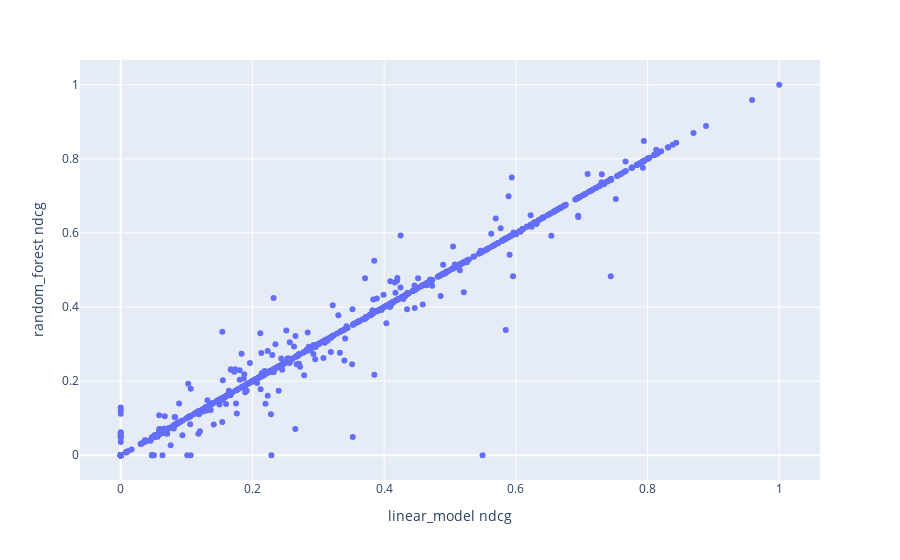

The notebook cell this image was saved under:
### Code cell
px.scatter(
    df_metrics_merged,
    x="linear_model ndcg",
    y="random_forest ndcg",
    hover_data=df_metrics_merged.columns,
)

### Figure 1 — Plotly figure (JSON) as saved in the notebook; plotly's stock layout.template omitted (floating-point values rounded to 4 significant figures; data arrays with more than 128 entries replaced by an {"elided": "..."} marker saying what was removed)
{"data": [{"customdata": {"elided": "1000x11 mixed values"}, "hovertemplate": "linear_model ndcg=%{x}<br>random_forest ndcg=%{y}<br>query=%{customdata[0]}<br>linear_model dcg=%{customdata[1]}<br>linear_model prec@10=%{customdata[2]}<br>linear_model ratio_of_ratings=%{customdata[3]}<br>random_forest dcg=%{customdata[4]}<br>random_forest prec@10=%{customdata[5]}<br>random_forest ratio_of_ratings=%{customdata[6]}<br>dcg=%{customdata[7]}<br>ndcg=%{customdata[8]}<br>prec@10=%{customdata[9]}<br>ratio_of_ratings=%{customdata[10]}<extra></extra>", "legendgroup": "", "marker": {"color": "#636efa", "symbol": "circle"}, "mode": "markers", "name": "", "orientation": "v", "showlegend": false, "type": "scatter", "x": {"elided": "1000 float values"}, "xaxis": "x", "y": {"elided": "1000 float values"}, "yaxis": "y"}], "layout": {"autosize": true, "legend": {"tracegroupgap": 0}, "margin": {"t": 60}, "xaxis": {"anchor": "y", "autorange": true, "domain": [0, 1], "range": [-0.06426, 1.064], "title": {"text": "linear_model ndcg"}, "type": "linear"}, "yaxis": {"anchor": "x", "autorange": true, "domain": [0, 1], "range": [-0.07743, 1.077], "title": {"text": "random_forest ndcg"}, "type": "linear"}}}
